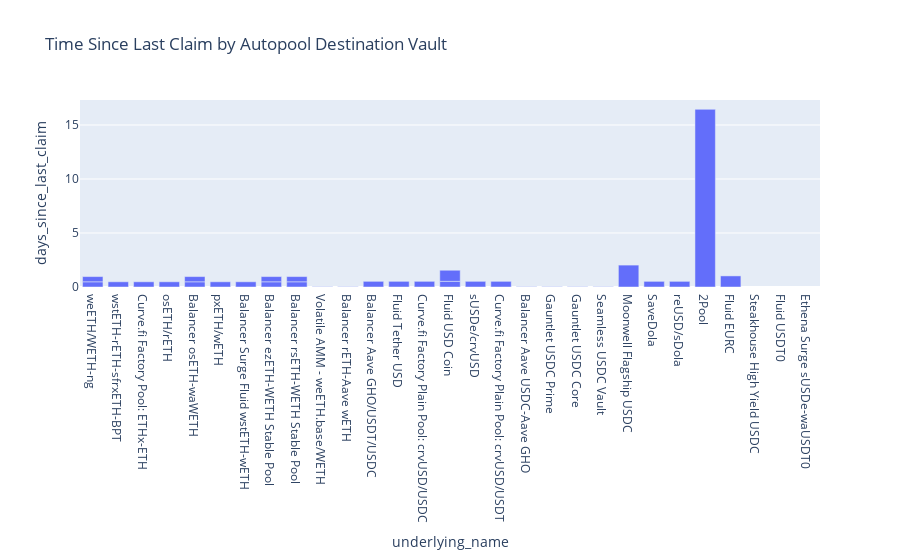

The code cell stored with this chart in its notebook:
### Code cell
px.bar(
    full_sub_df,
    x="underlying_name",
    y="days_since_last_claim",
    title=f"Time Since Last Claim by Autopool Destination Vault",
    hover_data=["highest_recent_incentive_apr", "highest_recent_owned_shares", "autopool_name"],
).show()

### Figure 1 — Plotly figure (JSON) as saved in the notebook; plotly's stock layout.template omitted (floating-point values rounded to 4 significant figures)
{"data": [{"alignmentgroup": "True", "customdata": [[0.7566, 3404.0, "autoETH"], [3.997, 391.0, "autoETH"], [1.989, 759.9, "autoETH"], [1.651, 769.4, "autoETH"], [2.491, 22.73, "autoETH"], [2.491, 3704.0, "autoETH"], [0.1443, 625.4, "autoETH"], [0.2807, 3225.0, "autoETH"], [1.296, 58.95, "balETH"], [4.926, 38.72, "balETH"], [0.7566, 3404.0, "autoLRT"], [4.926, 38.72, "autoLRT"], [1.296, 58.95, "autoLRT"], [2.405, 27.25, "baseETH"], [1.511, 372.5, "baseETH"], [8.84, 3275000.0, "autoUSD"], [2.27, 771300.0, "autoUSD"], [6.434, 506300.0, "autoUSD"], [2.31, 5551000.0, "autoUSD"], [5.849, 365700.0, "autoUSD"], [5.588, 218700.0, "autoUSD"], [6.263, 5102000.0, "baseUSD"], [0.8552, 5614000.0, "baseUSD"], [0.8552, 2203000.0, "baseUSD"], [1.405, 8404000.0, "baseUSD"], [0.8552, 490900.0, "baseUSD"], [3.23, 9495000.0, "baseUSD"], [1.948, 485900.0, "autoDOLA"], [6.657, 1905000.0, "autoDOLA"], [7.435, 98220.0, "sonicUSD"], [4.1, 1754000.0, "baseEUR"], [11.13, 1185000.0, "arbUSD"], [3.422, 3397000.0, "arbUSD"], [1.796, 3439000.0, "arbUSD"], [5.109, 3851000.0, "arbUSD"], [5.76, 3236000.0, "plasmaUSD"], [6.191, 4555000.0, "plasmaUSD"]], "hovertemplate": "underlying_name=%{x}<br>days_since_last_claim=%{y}<br>highest_recent_incentive_apr=%{customdata[0]}<br>highest_recent_owned_shares=%{customdata[1]}<br>autopool_name=%{customdata[2]}<extra></extra>", "legendgroup": "", "marker": {"color": "#636efa", "pattern": {"shape": ""}}, "name": "", "offsetgroup": "", "orientation": "v", "showlegend": false, "textposition": "auto", "type": "bar", "x": ["weETH/WETH-ng", "wstETH-rETH-sfrxETH-BPT", "Curve.fi Factory Pool: ETHx-ETH", "osETH/rETH", "Balancer osETH-waWETH", "Balancer osETH-waWETH", "pxETH/wETH", "Balancer Surge Fluid wstETH-wETH", "Balancer ezETH-WETH Stable Pool", "Balancer rsETH-WETH Stable Pool", "weETH/WETH-ng", "Balancer rsETH-WETH Stable Pool", "Balancer ezETH-WETH Stable Pool", "Volatile AMM - weETH.base/WETH", "Balancer rETH-Aave wETH", "Balancer Aave GHO/USDT/USDC", "Fluid Tether USD", "Curve.fi Factory Plain Pool: crvUSD/USDC", "Fluid USD Coin", "sUSDe/crvUSD", "Curve.fi Factory Plain Pool: crvUSD/USDT", "Balancer Aave USDC-Aave GHO", "Gauntlet USDC Prime", "Gauntlet USDC Core", "Seamless USDC Vault", "Moonwell Flagship USDC", "Fluid USD Coin", "SaveDola", "reUSD/sDola", "2Pool", "Fluid EURC", "Balancer Aave GHO/USDT/USDC", "Gauntlet USDC Core", "Gauntlet USDC Prime", "Steakhouse High Yield USDC", "Fluid USDT0", "Ethena Surge sUSDe-waUSDT0"], "xaxis": "x", "y": [0.482, 0.482, 0.482, 0.482, 0.482, 0.482, 0.482, 0.482, 0.482, 0.482, 0.482, 0.482, 0.482, 0.02797, 0.02797, 0.5236, 0.5236, 0.5236, 0.5236, 0.5236, 0.5236, 0.02762, 0.02762, 0.02762, 0.02762, 2.028, 1.028, 0.5232, 0.5232, 16.45, 1.027, null, null, null, null, null, null], "yaxis": "y"}], "layout": {"barmode": "relative", "legend": {"tracegroupgap": 0}, "title": {"text": "Time Since Last Claim by Autopool Destination Vault"}, "xaxis": {"anchor": "y", "domain": [0, 1], "title": {"text": "underlying_name"}}, "yaxis": {"anchor": "x", "domain": [0, 1], "title": {"text": "days_since_last_claim"}}}}
